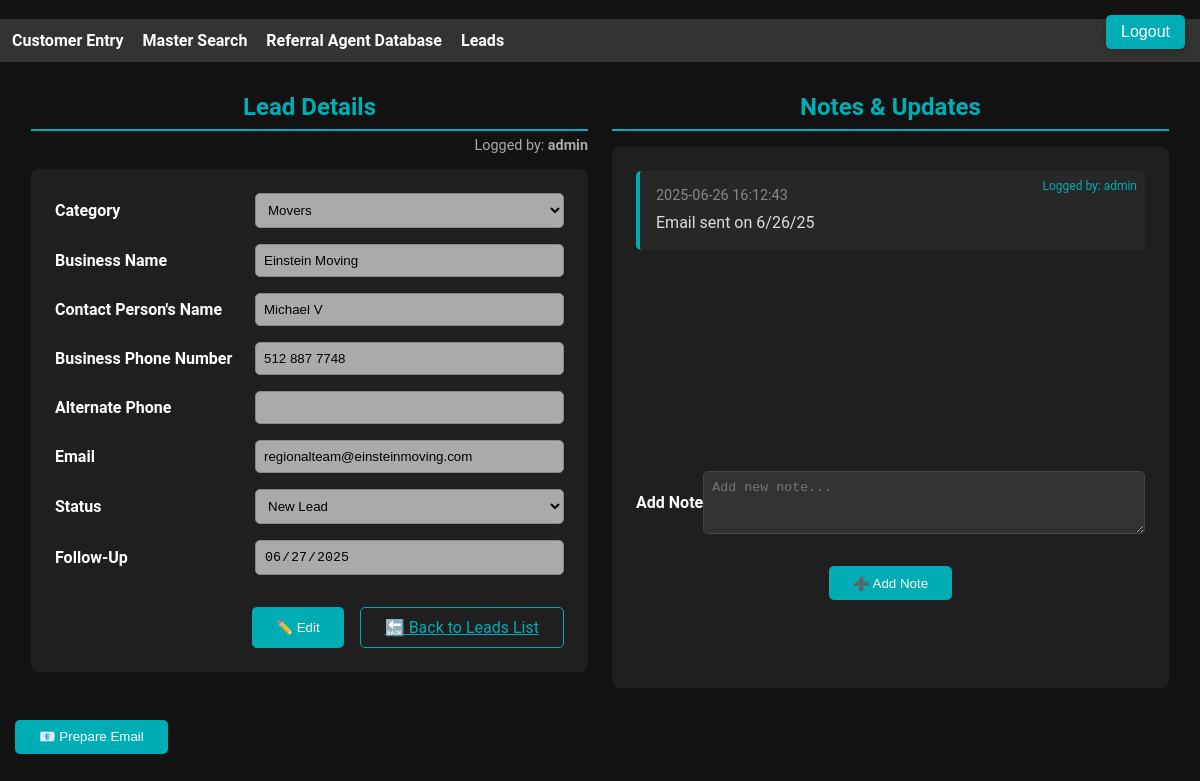
/leads_central/view/2, run on the app's committed database.
### tables this page shows
CREATE TABLE leads (
                id INTEGER PRIMARY KEY AUTOINCREMENT,
                category TEXT,
                business_name TEXT,
                contact_name TEXT,
                contact_info TEXT,
                number TEXT,
                email TEXT,
                notes TEXT,
                timestamp TEXT,
                status TEXT,
                follow_up TEXT,
                created_by TEXT
            , display_order INTEGER DEFAULT 0);

### plugins/leads_central/leads_central.py (the view)
@leads_central_bp.route("/view/<int:lead_id>")
def view_lead(lead_id):
    with sqlite3.connect(DB_FILE) as conn:
        lead = conn.execute("SELECT * FROM leads WHERE id=?", (lead_id,)).fetchone()
        notes = conn.execute(
            "SELECT * FROM lead_notes WHERE lead_id=? ORDER BY timestamp DESC",
            (lead_id,)
        ).fetchall()
    return render_template("view_lead.html", lead=lead, notes=notes)

### plugins/leads_central/templates/view_lead.html (shortened to what this page needs)
﻿{% extends 'index.html' %}
{% block content %}
<a href="{{ url_for('login_plugin.logout') }}" class="logout-btn">Logout</a>
<div class="container py-5">
    <div class="content-frames">
        <div class="frame">
            <div class="header"><h2>Lead Details</h2></div>
<p style="font-size:0.9rem; color:#aaa; text-align:right; margin-top:-10px; margin-bottom:15px;">
    Logged by: <strong>{{ lead[11] if lead[11] else 'Unknown' }}</strong>
</p>
            <form class="card">
                <div class="form-group">
                    <label>Category</label>
                    <select id="field-category" class="form-select" disabled>
                        {% for cat in ['Movers','Realtors','Property Management','Insurance','Inspectors','Title Companies','Mortgage Companies'] %}
                            <option value="{{ cat }}" {% if lead[1] == cat %}selected{% endif %}>{{ cat }}</option>
                        {% endfor %}
                    </select>
                </div>
                <div class="form-group">
                    <label>Business Name</label>
                    <input id="field-business-name" class="form-control" value="{{ lead[2] }}" disabled>
                </div>
                <div class="form-group">
                    <label>Contact Person's Name</label>
                    <input id="field-contact-name" class="form-control" value="{{ lead[3] }}" disabled>
                </div>
                <div class="form-group">
                    <label>Business Phone Number</label>
                    <input id="field-number" class="form-control" value="{{ lead[5] }}" disabled>
                </div>
                <div class="form-group">
                    <label>Alternate Phone</label>
                    <input id="field-contact-info" class="form-control" value="{{ lead[4] }}" disabled>
                </div>
                <div class="form-group">
                    <label>Email</label>
                    <input id="field-email" class="form-control" value="{{ lead[6] }}" disabled>
                </div>
                <div class="form-group">
                    <label>Status</label>
                    <select id="field-status" class="form-select" disabled>
                        {% for status in ['New Lead','Contacted','Follow-up','Negotiating','Acquired','Lost / Deleted'] %}
                            <option value="{{ status }}" {% if lead[9] == status %}selected{% endif %}>{{ status }}</option>
                        {% endfor %}
                    </select>
                </div>
                <div class="form-group">
                    <label>Follow-Up</label>
                    <input type="date" id="field-follow-up" class="form-control" value="{{ lead[10] }}" disabled>
                </div>
                <div style="display:flex; justify-content:flex-end; gap:1rem; flex-wrap: wrap;">
                    <button id="editBtn" type="button" class="btn btn-primary">✏️ Edit</button>
                    <a href="/leads_central/" class="btn btn-outline-primary">🔙 Back to Leads List</a>
                </div>
            </form>
        </div>
        <div class="frame">
            <div class="header"><h2>Notes & Updates</h2></div>
            <div class="card">
                <div class="notes-history">
                    {% set combined = notes + ([ (None, None, lead[7], lead[8], lead[11]) ] if lead[7] else []) %}
                    {% for note in combined|sort(attribute=3) | reverse %}
                    <div class="note-card" style="position: relative;">
                        <small>{{ note[3] }}</small>
                        <p>{{ note[2] }}</p>
                        <span style="position: absolute; top: 8px; right: 8px; color: #00ADB5; font-size: 0.75rem;">
                            Logged by: {{ note[4] if note[4] else 'Unknown' }}
                        </span>
                    </div>
                    {% else %}
                    <p class="text-muted">No notes yet.</p>
                    {% endfor %}
                </div>
                <form method="POST" action="/leads_central/add_note/{{ lead[0] }}">
                    <div class="form-group">
                        <label style="width:auto;">Add Note</label>
                        <textarea name="note" class="form-control" placeholder="Add new note..." rows="3" required></textarea>
                    </div>
                    <div style="text-align: center;"><button type="submit" class="btn btn-primary">➕ Add Note</button></div>
                </form>
            </div>
        </div>
    </div>
</div>
<button type="button" class="btn btn-primary" onclick="document.getElementById('emailModal').style.display='flex'">📧 Prepare Email</button>
{% endblock %}

### templates/index.html (style rules this page uses)
body { font-family: Arial, sans-serif; margin: 0; padding: 0; }

### plugins/leads_central/templates/view_lead.html (style rules this page uses)
body { background-color: #121212; overflow-x: hidden; color: #ffffff; font-family: 'Roboto', sans-serif; }
.container { max-width: 1400px; padding: 1rem; }
.content-frames { display: flex; gap: 1.5rem; }
.frame { flex: 1; display: flex; flex-direction: column; }
.frame .card { flex: 1; display: flex; flex-direction: column; }
.card { background-color: #1f1f1f; border-radius: 8px; box-shadow: none; padding: 1.5rem; }
.header { border-bottom: 2px solid #00ADB5; padding-bottom: 0.5rem; margin-bottom: 1rem; }
.header h2 { color: #00ADB5; margin: 0; text-align: center; }
.form-group { display: flex; align-items: center; margin-bottom: 1rem; }
.form-group label { width: 200px; font-weight: bold; }
.form-control, .form-select { flex: 1; background-color: #333; border: 1px solid #444; color: #ddd; border-radius: 5px; padding: 0.5rem; }
.btn-primary { background-color: #00ADB5; border: none; border-radius: 5px; transition: transform 0.2s; padding: 0.6rem 1.5rem; margin-top: 1rem; }
.btn-outline-primary { border-color: #00ADB5; color: #00ADB5; border: 1px solid #00ADB5; background: transparent; border-radius: 5px; padding: 0.6rem 1.5rem; margin-top: 1rem; }
.notes-history { flex: 1; max-height: 300px; display: flex; flex-direction: column; gap: 1rem; overflow-y: auto; }
.note-card { background-color: #272727; border-left: 4px solid #00ADB5; padding: 1rem; border-radius: 5px; }
.note-card small { display: block; margin-bottom: 0.5rem; color: #888; font-size: 0.9rem; }
.note-card p { margin: 0; color: #ddd; line-height: 1.4; word-wrap: break-word; white-space: pre-wrap; word-break: break-all; }
.form-control:disabled, .form-select:disabled { background-color: #AAA !important; color: #000 !important; border-color: #888 !important; opacity: 1 !important; }
.logout-btn { position: fixed; top: 15px; right: 15px; background-color: #00ADB5; color: #ffffff; padding: 8px 15px; border-radius: 5px; text-decoration: none; font-family: Arial, sans-serif; box-shadow: 0 3px 6px rgba(0,0,0,0.2); transition: background-color 0.2s, transform 0.2s; z-index: 9999; }
@media only screen and (-webkit-min-device-pixel-ratio: 1) { .btn-primary, .btn-outline-primary, .logout-btn { color: #ffffff !important; background-color: #00ADB5 !important; } }
@media only screen and (-webkit-min-device-pixel-ratio: 1) { .btn-outline-primary { background-color: transparent !important; color: #00ADB5 !important; border: 1px solid #00ADB5 !important; } }
@media only screen and (-webkit-min-device-pixel-ratio: 1) { .form-select, .form-control { color: #ddd !important; background-color: #333 !important; border-color: #444 !important; } }

### data on the page
leads: created_by "admin", category "Movers", business_name "Einstein Moving", contact_name "Michael V", number "512 887 7748", email "regionalteam@einsteinmoving.com", status "New Lead", follow_up "06/27/2025", timestamp "2025-06-26 16:12:43", notes "Email sent on 6/26/25"
